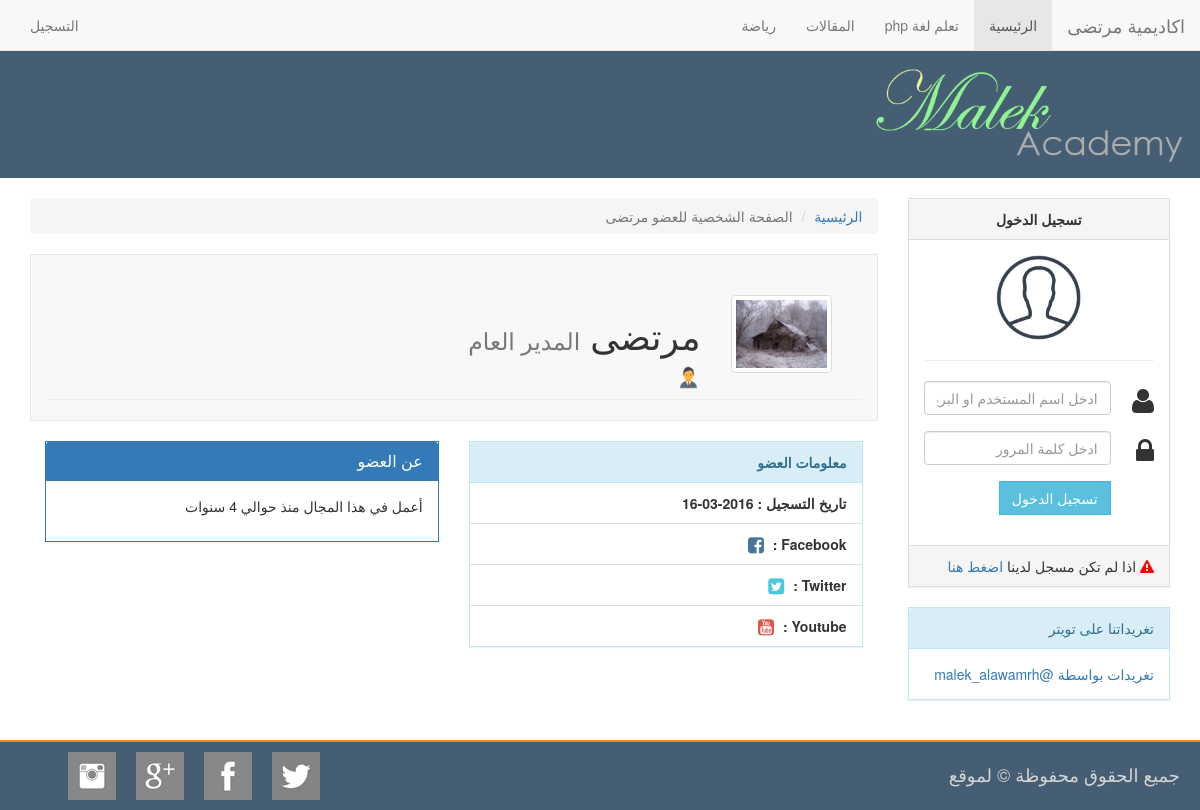
The app's page /profile.php?user=1 with its own data.
### tables this page shows
CREATE TABLE `setting` (
  `setting_id` int(11) NOT NULL,
  `site_name` text NOT NULL,
  `logo` text NOT NULL,
  `slide` text NOT NULL,
  `slide_value` int(11) NOT NULL,
  `section_a` text NOT NULL,
  `section_a_value` int(11) NOT NULL,
  `section_b` text NOT NULL,
  `section_b_value` int(11) NOT NULL,
  `tab_a` text NOT NULL,
  `tab_a_value` int(11) NOT NULL,
  `tab_b` text NOT NULL,
  `tab_b_value` int(11) NOT NULL,
  `tab_c` text NOT NULL,
  `tab_c_value` int(11) NOT NULL,
  `facebook` text NOT NULL,
  `twitter` text NOT NULL,
  `google` text NOT NULL,
  `instegram` text NOT NULL
);

CREATE TABLE `category` (
  `cate_id` int(11) NOT NULL,
  `category` text NOT NULL
);

CREATE TABLE `users` (
  `user_id` int(11) NOT NULL,
  `username` text NOT NULL,
  `email` text NOT NULL,
  `password` text NOT NULL,
  `gender` text NOT NULL,
  `avatar` text NOT NULL,
  `about_user` text NOT NULL,
  `facebook` text NOT NULL,
  `twitter` text NOT NULL,
  `youtube` text NOT NULL,
  `reg_date` text NOT NULL,
  `role` text NOT NULL
);

### profile.php (the view, shortened to what this page needs)
<?php
	include_once("include/header.php");
	include_once("include/sidebar.php");
	$id = (int)$_GET['user'];
	$user_info = mysqli_query($conn, "SELECT * FROM `users` WHERE `user_id` = '$id'");
	$user = mysqli_fetch_assoc($user_info);
?>
<article class="col-md-9 col-lg-9">
<ol class="breadcrumb">
  <li><a href="index.php">الرئيسية</a></li>
  <li class="active">الصفحة الشخصية للعضو <?php echo ucwords($user['username']); ?></li>
</ol>
	<div class="col-lg-12 art_bg">
		<div class="page-header">
		<div class="col-lg-12">
			<div class="col-md-2">
				<img src="<?php echo $user['avatar'];?>" class="img-thumbnail" width="100%" />
			</div>
			<div class="col-md-10">
				<h1><?php echo ucwords($user['username']); ?> <small><?php if($user['role'] == 'admin'){echo 'المدير العام';}elseif($user['role'] == 'writer'){echo 'كاتب';}else{echo 'عضو';} ?></small></h1>
				<img src="<?php if($user['gender'] == 'male'){echo 'images/male.png';}else{echo 'images/female.png';} ?>" width="25px" />
			</div>
		</div>
		  <div class="clearfix"></div>
		</div>
	</div>
	<div class="col-lg-12" style="margin-top: 20px;">
		<div class="row">
			<div class="col-md-6">
<div class="panel panel-info">
  <div class="panel-heading"><b>معلومات العضو</b></div>
  <ul class="list-group">
    <li class="list-group-item"><b>تاريخ التسجيل : <?php echo $user['reg_date']; ?></b></li>
    <li class="list-group-item"><b>Facebook : <a href="<?php echo $user['facebook'];?>" target="_blank" class="lo_face"><i class="fa fa-facebook-square  fa-lg"></i></a></b></li>
    <li class="list-group-item"><b>Twitter : <a href="<?php echo $user['twitter'];?>" target="_blank" class="lo_twt"><i class="fa fa-twitter-square  fa-lg"></i></a></b></li>
    <li class="list-group-item"><b>Youtube : <a href="<?php echo $user['youtube'];?>" target="_blank" class="lo_tube"><i class="fa fa-youtube-square  fa-lg"></i></a></b></li>
  </ul>
</div>
			</div>
			<div class="col-md-6">
				<div class="panel panel-primary">
				  <div class="panel-heading">
					<h3 class="panel-title">عن العضو</h3>
				  </div>
				  <div class="panel-body">
					<p class="text-right"><?php echo strip_tags($user['about_user']); ?></p>
				  </div>
				</div>
			</div>
		</div>
	</div>
<?php
	include_once("include/footer.php");
?>

### include/header.php (shortened to what this page needs)
<?php
	include_once("include/config.php");
	include_once("include/function.php");
	$sel_setting = mysqli_query($conn , "SELECT * FROM `setting`");
	$setting = mysqli_fetch_assoc($sel_setting);
?>
<!DOCTYPE html>
<html lang="en">
  <head>
    <link href="css/bootstrap.min.css" rel="stylesheet">
    <link href="css/bootstrap-rtl.min.css" rel="stylesheet">
    <link href="css/font-awesome.min.css" rel="stylesheet">
    <link href="css/style.css" rel="stylesheet">
  </head>
  <body>
<nav class="navbar navbar-default navbar-static-top">
  <div class="container-fluid">
    <div class="navbar-header">
      <a class="navbar-brand" href="index.php"><?php echo $setting['site_name'];?></a>
    </div>
    <div class="collapse navbar-collapse" id="bs-example-navbar-collapse-1">
      <ul class="nav navbar-nav">
        <li class="active"><a href="#">الرئيسية <span class="sr-only">(current)</span></a></li>
		<?php
			$sql = mysqli_query($conn, "SELECT * FROM `category`");
			while($cate = mysqli_fetch_assoc($sql)){
				echo '<li><a href="category.php?cate='.$cate['category'].'">'.$cate['category'].'</a></li>';
			}
		?>
      </ul>
	  <?php
	  if(isset($_SESSION['id'])){
	?>
      <ul class="nav navbar-nav navbar-left">
        <li class="dropdown">
          <a href="#" class="dropdown-toggle" data-toggle="dropdown" role="button" aria-haspopup="true" aria-expanded="false">الإعدادات <span class="caret"></span></a>
          <ul class="dropdown-menu">
            <li><a href="#">الصفحة الشخصية</a></li>
            <li role="separator" class="divider"></li>
			<?php
			if($_SESSION['role'] == 'admin'){
            echo '<li><a href="admin-cp/index.php">لوحة التحكم</a></li>';
			}
			?>
            <li><a href="logout.php?id=<?php echo $_SESSION['id']; ?>">تسجيل الخروج</a></li>
          </ul>
        </li>
      </ul>
	<?php
	 }else{
		?>
		<ul class="nav navbar-nav navbar-left">
			<li><a href="#">التسجيل</a></li>
		</ul>
	<?php
	 }
	 ?>
    </div>
  </div>
</nav>
<section id="logo">
	<img src="<?php echo $setting['logo'];?>" width="320px" />
</section>
<section class="container-fluid" style="margin-top: 20px;">

### css/style.css (style rules this page uses)
.navbar { margin-bottom: 0px; }
#logo { background: #455E73; padding: 10px; }
.art_bg { background: #F8F8F8; border: solid 1px #E7E7E7; }
.panel { border-radius: 0px; }
.lo_face { margin: 0 5px; color: #48759C; }
.lo_twt { margin: 0 5px; color: #49C8DE; }
.lo_tube { margin: 0 5px; color: #DE5849 }

### records on screen
setting: site_name "اكاديمية مرتضى", logo (picture)
category: category "تعلم لغة php"
category: category "المقالات"
category: category "رياضة"
users: username "مرتضى", avatar (picture), reg_date "2016-03-16", about_user "أعمل في هذا المجال منذ حوالي 4 سنوات"
